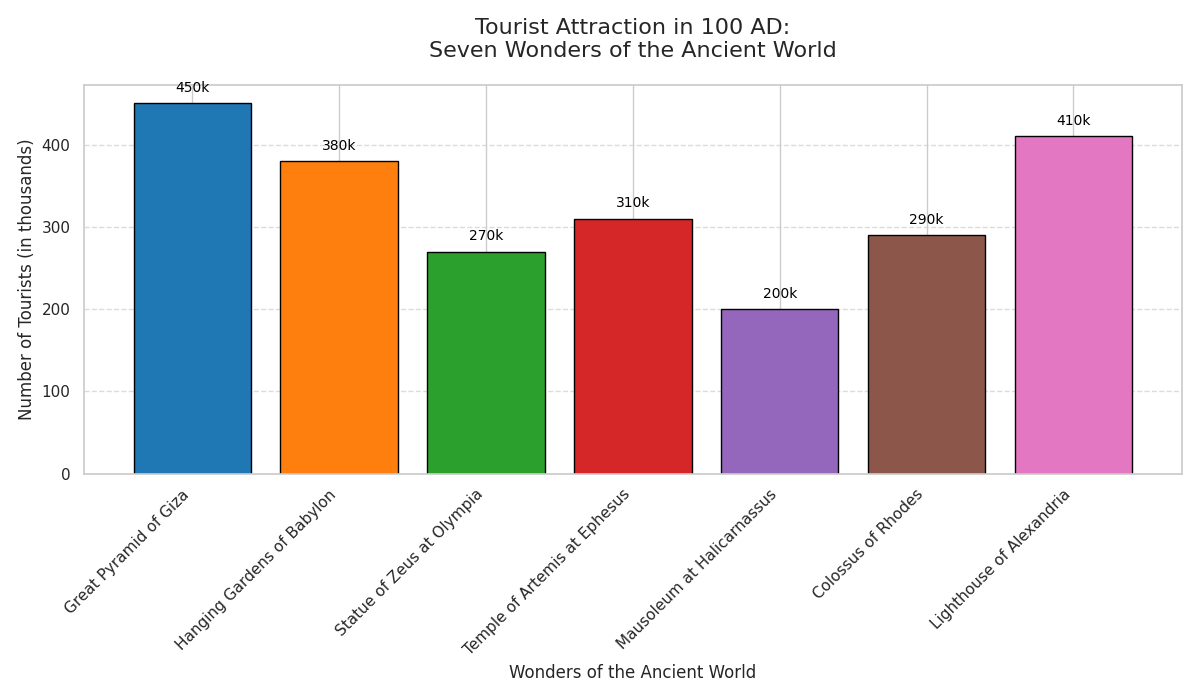

Recreate this plot in Python.
import matplotlib.pyplot as plt
import numpy as np

wonders = [
    "Great Pyramid of Giza", "Hanging Gardens of Babylon",
    "Statue of Zeus at Olympia", "Temple of Artemis at Ephesus",
    "Mausoleum at Halicarnassus", "Colossus of Rhodes", 
    "Lighthouse of Alexandria"
]

tourists = np.array([450, 380, 270, 310, 200, 290, 410])

# New set of colors for each wonder
new_colors = ['#1f77b4', '#ff7f0e', '#2ca02c', '#d62728', '#9467bd', '#8c564b', '#e377c2']

fig, ax = plt.subplots(figsize=(12, 7))
bars = ax.bar(wonders, tourists, color=new_colors, edgecolor='black')

for bar in bars:
    yval = bar.get_height()
    ax.text(bar.get_x() + bar.get_width() / 2, yval + 10, f'{yval}k', ha='center', va='bottom', fontsize=10, color='black')

ax.set_title('Tourist Attraction in 100 AD:\nSeven Wonders of the Ancient World', fontsize=16, pad=20)
ax.set_xlabel('Wonders of the Ancient World', fontsize=12)
ax.set_ylabel('Number of Tourists (in thousands)', fontsize=12)

plt.xticks(rotation=45, ha='right')
ax.yaxis.grid(True, linestyle='--', alpha=0.7)
plt.tight_layout()
plt.show()
